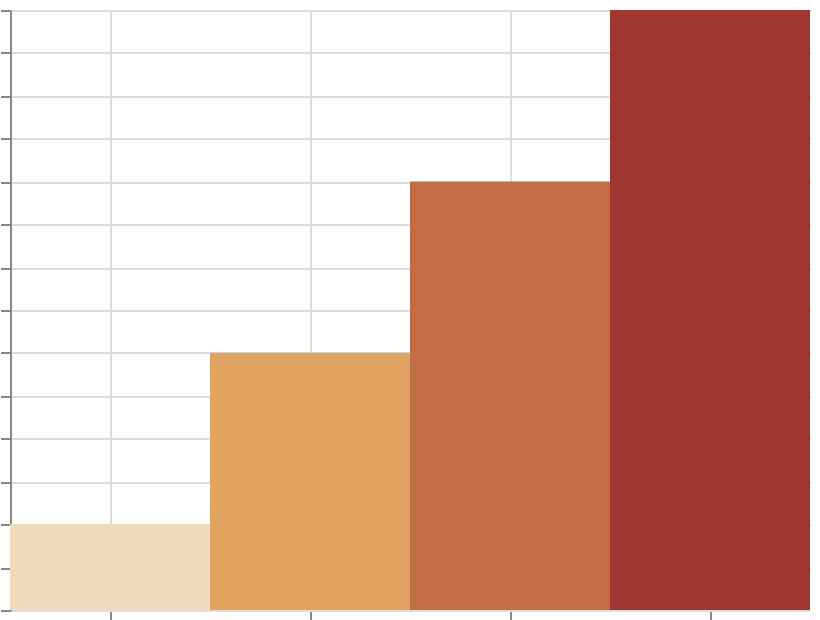

Describe this chart as a Vega-Lite specification.
### Vega specification from a JSON file in a GitHub repository (floating-point values rounded to 4 significant figures)
{"$schema": "https://vega.github.io/schema/vega/v6.json", "width": 400, "height": 300, "padding": 5, "autosize": "none", "data": [{"name": "table", "values": [{"cat": "A", "val": 10}, {"cat": "B", "val": 30}, {"cat": "C", "val": 50}, {"cat": "D", "val": 70}]}], "scales": [{"name": "x", "type": "band", "domain": {"data": "table", "field": "cat", "sort": true}, "range": "width"}, {"name": "y", "type": "linear", "domain": {"data": "table", "field": "val"}, "range": [{"signal": "height"}, 0], "zero": true, "nice": true}, {"name": "color", "type": "linear", "domain": {"data": "table", "field": "val"}, "range": {"scheme": "browns"}}], "marks": [{"type": "rect", "from": {"data": "table"}, "encode": {"update": {"x": {"scale": "x", "field": "cat"}, "width": {"scale": "x", "band": 1}, "y": {"scale": "y", "field": "val"}, "y2": {"scale": "y", "value": 0}, "fill": {"scale": "color", "field": "val"}}}}], "axes": [{"scale": "x", "orient": "bottom", "grid": true, "labels": false}, {"scale": "y", "orient": "left", "grid": true, "labels": false}], "legends": [{"fill": "color"}]}
